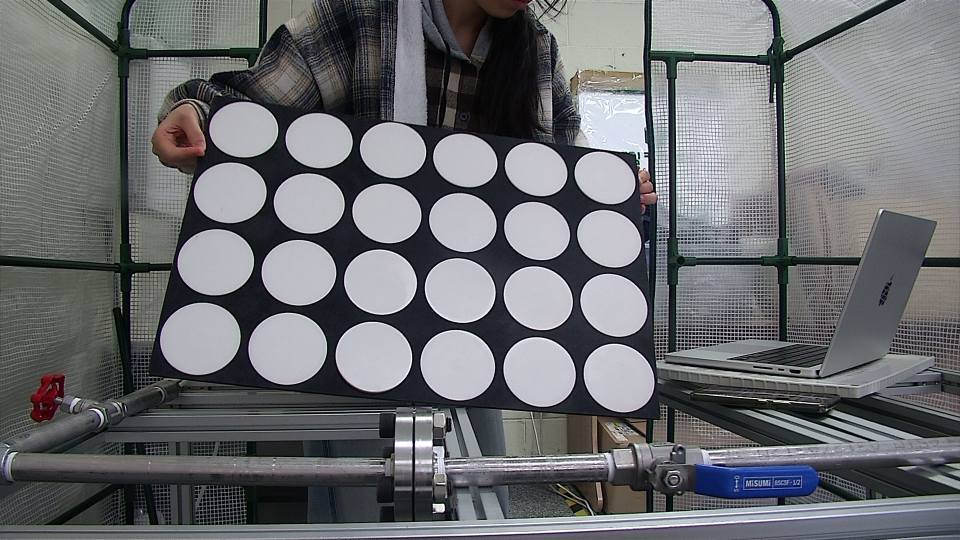
#> input picture example_data/example_rgb/000000.png, 1920 x 1080 px (shown at 1/2 size)
$ python -i util.py   (imports and definitions only)
#> lines starting #> are read from the running program, lines starting #| are printed output that depends on the picture
import cv2
import numpy as np
import random

# 이미지의 대비 조절
# [5 lines left out: function gamma_correction, not called in this run]

def preprocessing(img) :
    img_norm = cv2.normalize(img, None, 0, 255, cv2.NORM_MINMAX)
    img_norm = img_norm.astype(np.uint8)

    clahe = cv2.createCLAHE(clipLimit=2.0, tileGridSize=(8, 8))
    img_eq = clahe.apply(img_norm)

    img_blur = cv2.GaussianBlur(img_eq, (5, 5), 0)

    return img_blur

# 캘리브레이션 시, 노이즈에 의해 grid_point가 기준점에서 너무 벋어났는지 여부 확인
# 기울기 tolerence = 0.2, -20 degree ~ + 20 degree 오차 허용
# [123 lines left out: functions legal_calibration, common_image, remove_flip, draw_points_with_index, reprojection_error, draw_epipolar_lines, not called in this run]

>>> import cv2
>>> picture = cv2.imread('example_data/example_rgb/000000.png', cv2.IMREAD_GRAYSCALE)
#> picture: shape (1080, 1920); min 0, max 255, mean 108.7
>>> result = preprocessing(picture)
#> in preprocessing, `img_eq = clahe.apply(img_norm)`:
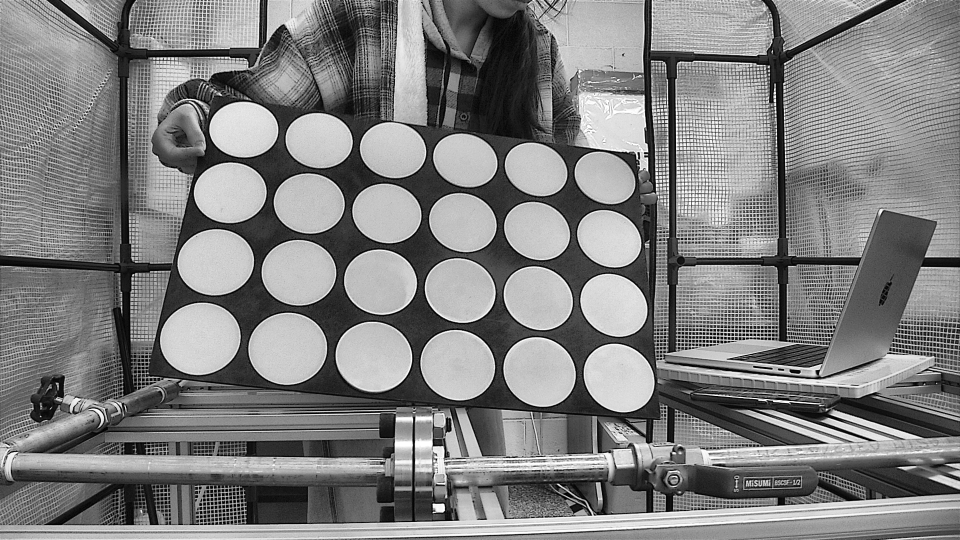
#> img_eq: shape (1080, 1920) (shown at 1/2 size); min 0, max 255, mean 127.8

$ run again, on example_data/example_rgb/01000000.png
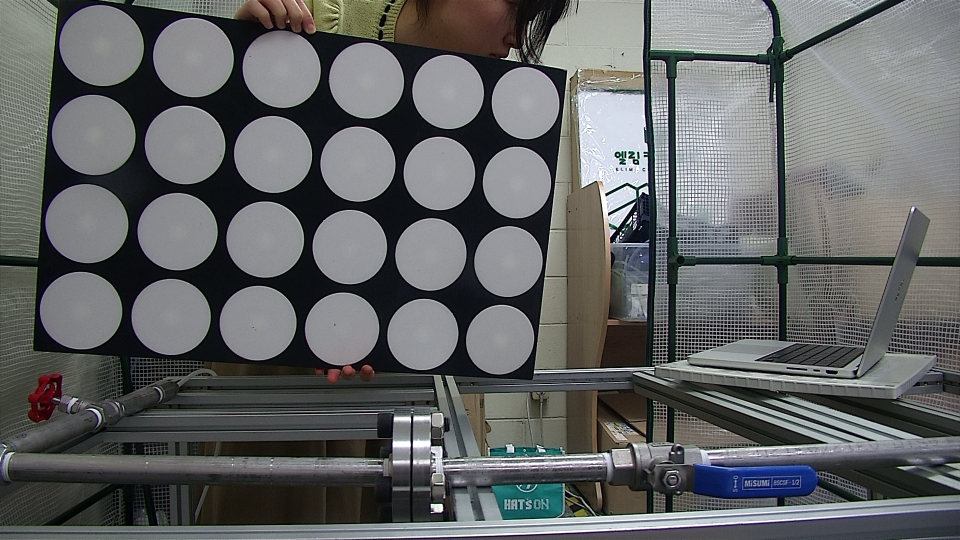
#> input picture example_data/example_rgb/01000000.png, 1920 x 1080 px (shown at 1/2 size)
#> `picture = cv2.imread('example_data/example_rgb/000000.png', cv2.IMREAD..`:
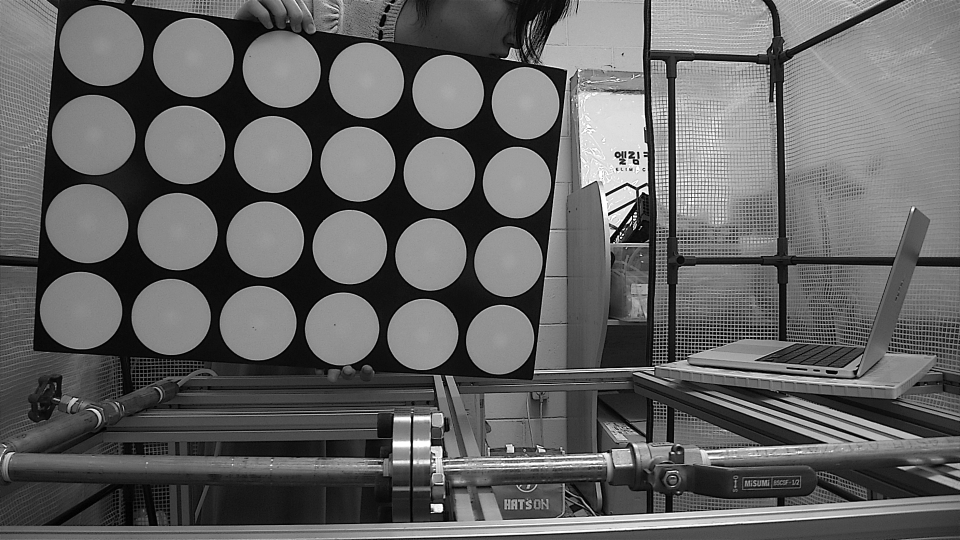
#> picture: shape (1080, 1920) (shown at 1/2 size); min 0, max 255, mean 99.8
#> in preprocessing, `img_eq = clahe.apply(img_norm)`:
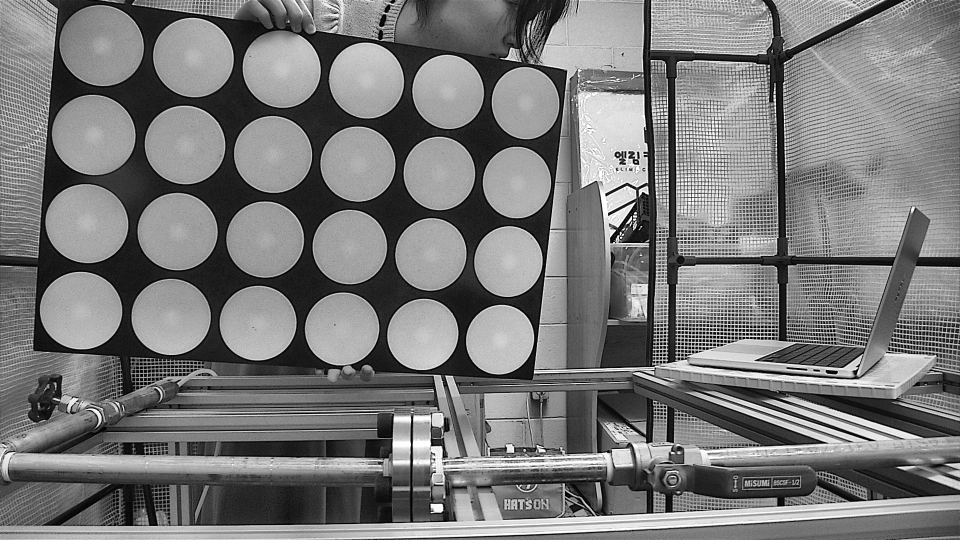
#> img_eq: shape (1080, 1920) (shown at 1/2 size); min 0, max 255, mean 120.9

$ run again, on example_data/example_rgb/01000041.png
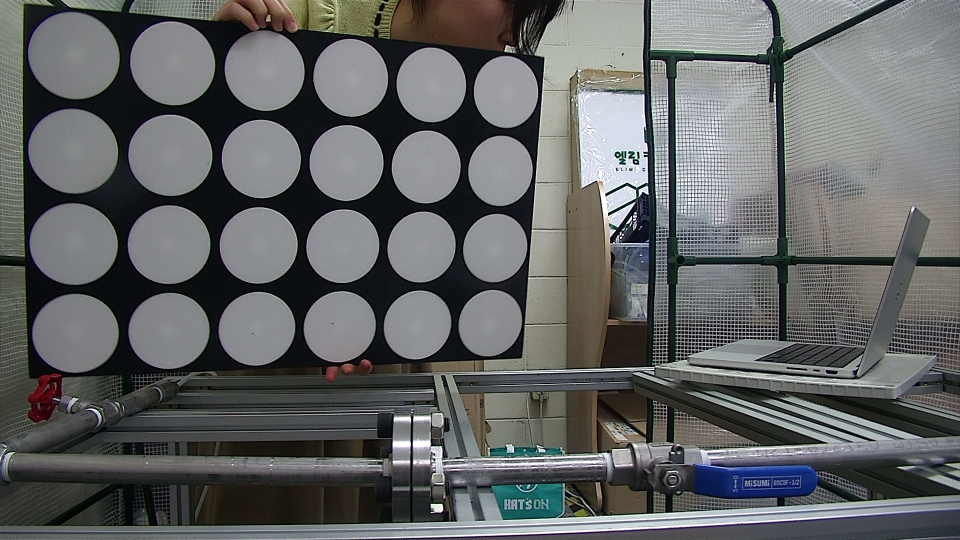
#> input picture example_data/example_rgb/01000041.png, 1920 x 1080 px (shown at 1/2 size)
#> `picture = cv2.imread('example_data/example_rgb/000000.png', cv2.IMREAD..`:
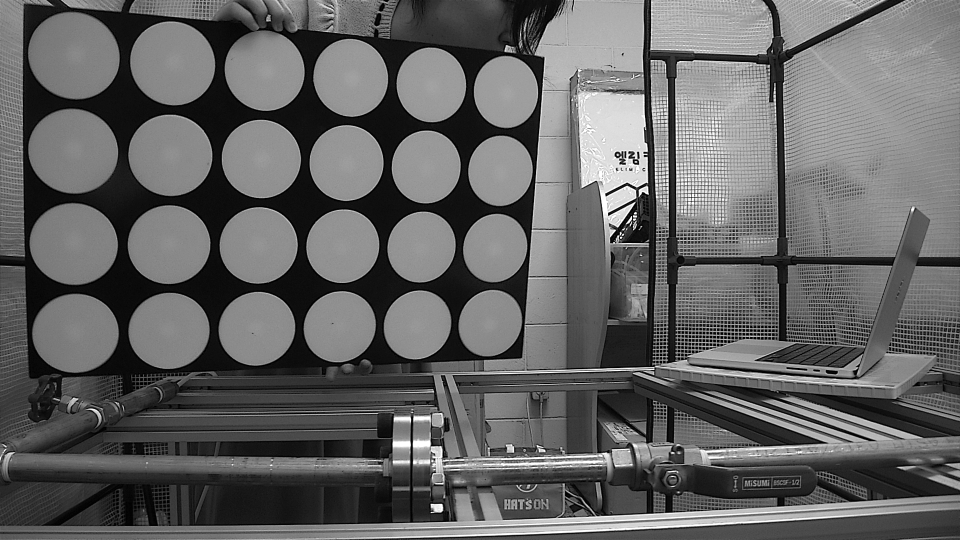
#> picture: shape (1080, 1920) (shown at 1/2 size); min 0, max 255, mean 99.6
#> in preprocessing, `img_eq = clahe.apply(img_norm)`:
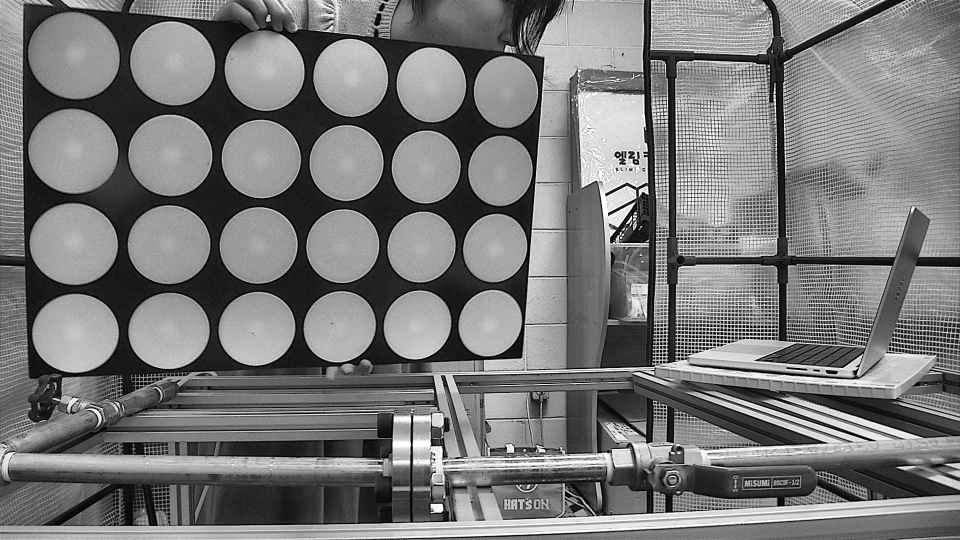
#> img_eq: shape (1080, 1920) (shown at 1/2 size); min 0, max 255, mean 120.7
